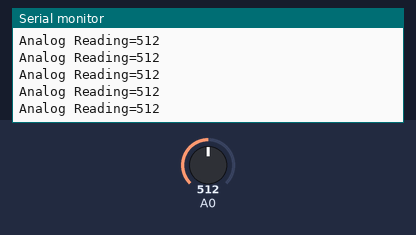
A sketch run on a simulated Arduino Uno, built with avr-gcc and run on an emulated ATmega328P. On the bench: the last lines printed to the serial monitor. Inputs (shaded band) come from the test bench; at power-on: A0 = 512.

Above: at 1.2 s.
1.3 s: A0 set to 109
At 1.9 s:
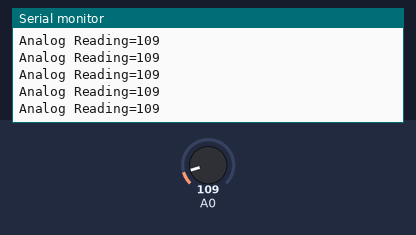
2.8 s: A0 set to 91
At 3.7 s:
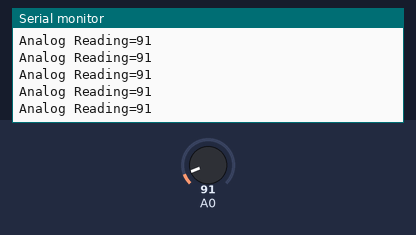
11.8 s: A0 set to 8
At 12.3 s:
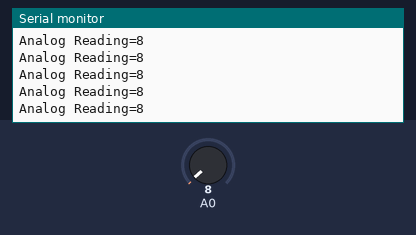
14.8 s: A0 set to 11
At 15.3 s:
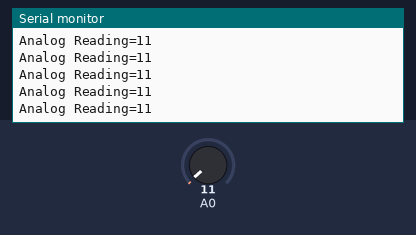
Timing chart, 0 to 17.3 s (numbered marks = the images above; inputs shaded):
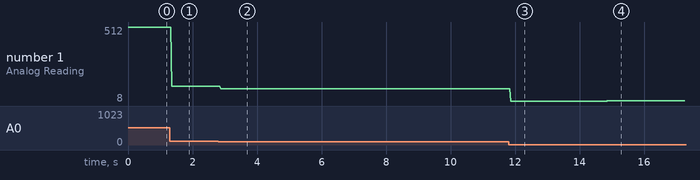

The sketch:

project6.ino
```cpp
void setup ( )
{
Serial.begin (9600);
}
void loop ( )
{
Serial.print( "Analog Reading=");
int data = analogRead(0);
Serial.println (data );
}
```

Measured:
- after the input at 1.3 s, the serial monitor: prints a new line after 0.05 s (image 1)
- after the input at 2.8 s, the serial monitor: prints a new line after 0.07 s (image 2)
- after the input at 11.8 s, the serial monitor: prints a new line after 0.06 s (image 3)
- after the input at 14.8 s, the serial monitor: prints a new line after 0.06 s (image 4)
- plotted number 1: 512 → 109 after the input at 1.3 s, 109 → 91 after the input at 2.8 s, 91 → 8 after the input at 11.8 s, 8 → 11 after the input at 14.8 s
